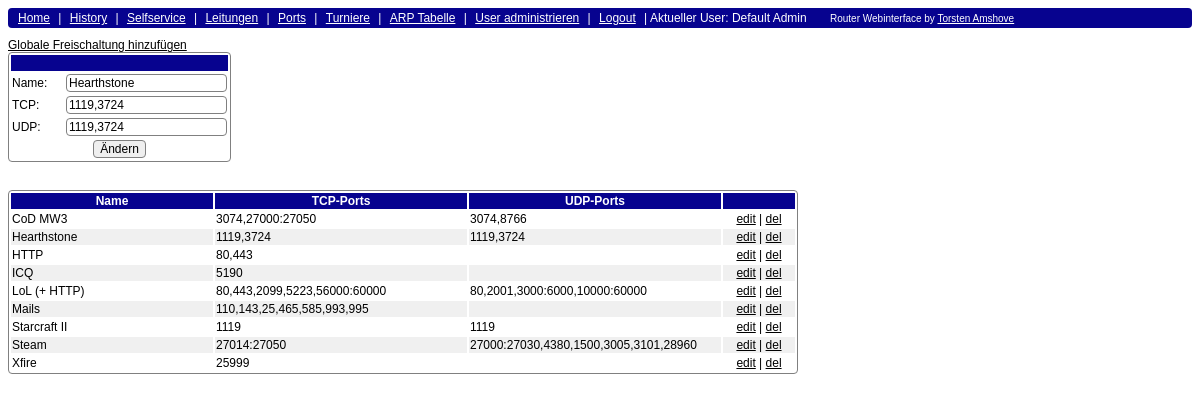
The app's page /webinterface/index.php?page=ports&cmd=edit&id=3 (signed in) with its own data.
### tables this page shows
CREATE TABLE IF NOT EXISTS `ports` (
  `id` int(10) unsigned NOT NULL AUTO_INCREMENT,
  `name` varchar(200) NULL,
  `active` tinyint(1) NULL,
  `leitung` tinyint(4) NOT NULL DEFAULT '0',
  `tcp` varchar(200) NULL,
  `udp` varchar(200) NULL,
  PRIMARY KEY (`id`)
);

### webinterface/ports.php (the view, shortened to what this page needs)
<?php
if($_SESSION["ad_level"] >= 4){
$submit_name = "add";
$submit_value = "Hinzuf&uuml;gen";
$display = "none";
if($_GET["cmd"] == "edit" && is_numeric($_GET["id"]) && !empty($_GET["id"])){
  $submit_name = "edit";
  $submit_value = "&Auml;ndern";
  $display = "block";
  $value = mysqli_fetch_assoc(mysqli_query($db,"SELECT * FROM ports WHERE id = '".mysqli_real_escape_string($db,$_GET["id"])."' LIMIT 1"));
}
echo "<a href='#' onClick='document.getElementById(\"formular\").style.display = \"block\";'>Globale Freischaltung hinzuf&uuml;gen</a><br>";
echo "<form action='index.php?page=ports' method='POST' id='formular' style='display: $display;'>
<input type='hidden' name='id' value='".$value["id"]."'>
<table>
  <tr>
    <th colspan='2'>&nbsp;</th>
  </tr>
  <tr>
    <td width='50'>Name:</td>
    <td><input type='text' name='name' value='".$value["name"]."'></td>
  </tr>
  <tr>
    <td>TCP:</td>
    <td><input type='text' name='tcp' value='".$value["tcp"]."'></td>
  </tr>
  <tr>
    <td>UDP:</td>
    <td><input type='text' name='udp' value='".$value["udp"]."'></td>
  </tr>
  <tr>
    <td colspan='2' align='center'><input type='submit' name='".$submit_name."' value='".$submit_value."'></td>
  </tr>
</table>
</form>";
echo "<br><br>";
echo "<table class='hover_row'>
  <tr>
    <th width='200'>Name</th>
    <th width='250'>TCP-Ports</th>
    <th width='250'>UDP-Ports</th>
    <th width='70'>&nbsp;</th>
  </tr>";
$query = mysqli_query($db,"SELECT * FROM ports ORDER BY name");
while($row = mysqli_fetch_assoc($query)){
  echo "<tr>
    <td>".$row["name"]."</td>
    <td>".$row["tcp"]."</td>
    <td>".$row["udp"]."</td>
    <td align='center'><a href='index.php?page=ports&cmd=edit&id=".$row["id"]."'>edit</a> | <a href='index.php?page=ports&cmd=del&id=".$row["id"]."' onClick='return confirm(\"Ports wirklich l&ouml;schen?\");'>del</a></td>
  </tr>";
}
echo "</table>";
}
?>

### webinterface/css/style.css (style rules this page uses)
* { font-family: Arial, verdana, sans-serif; font-size: 12px; }
a { color: #000000; }
table { border: 1px solid gray; -moz-border-radius: 4px; -webkit-border-radius: 4px; border-radius: 4px; }
th { background-color: #07038F; color: #FFFFFF; }
input,select,textarea { border: 1px solid gray; -moz-border-radius: 4px; -webkit-border-radius: 4px; border-radius: 4px; }
table.hover_row tr:nth-child(odd) { background-color: #F0F0F0; }

### records on screen
ports: name "Hearthstone", tcp "1119,3724", udp "1119,3724"
ports: name "CoD MW3", tcp "3074,27000:27050", udp "3074,8766"
ports: name "HTTP", tcp "80,443"
ports: name "ICQ", tcp "5190"
ports: name "LoL (+ HTTP)", tcp "80,443,2099,5223,56000:60000", udp "80,2001,3000:6000,10000:60000"
ports: name "Mails", tcp "110,143,25,465,585,993,995"
ports: name "Starcraft II", tcp "1119", udp "1119"
ports: name "Steam", tcp "27014:27050", udp "27000:27030,4380,1500,3005,3101,28960"
ports: name "Xfire", tcp "25999"

### other values on screen
$_SESSION["user_name"] "Default Admin"
